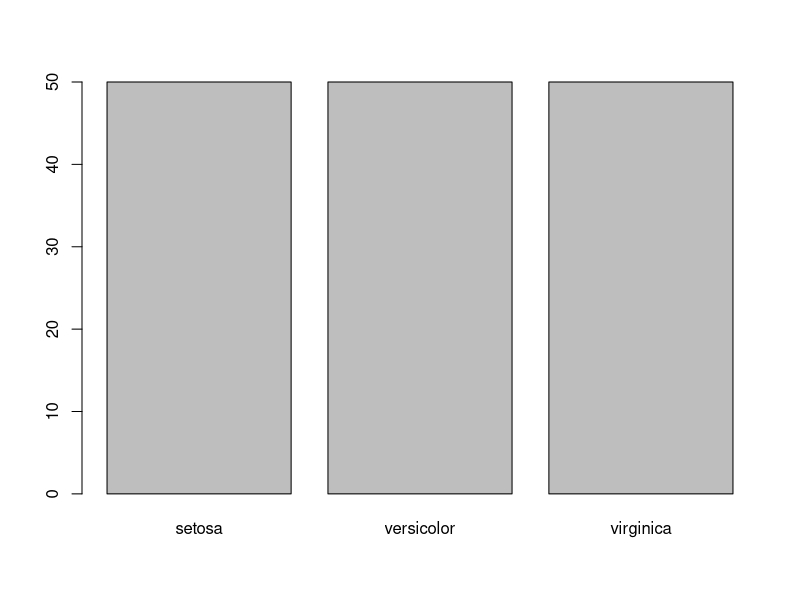
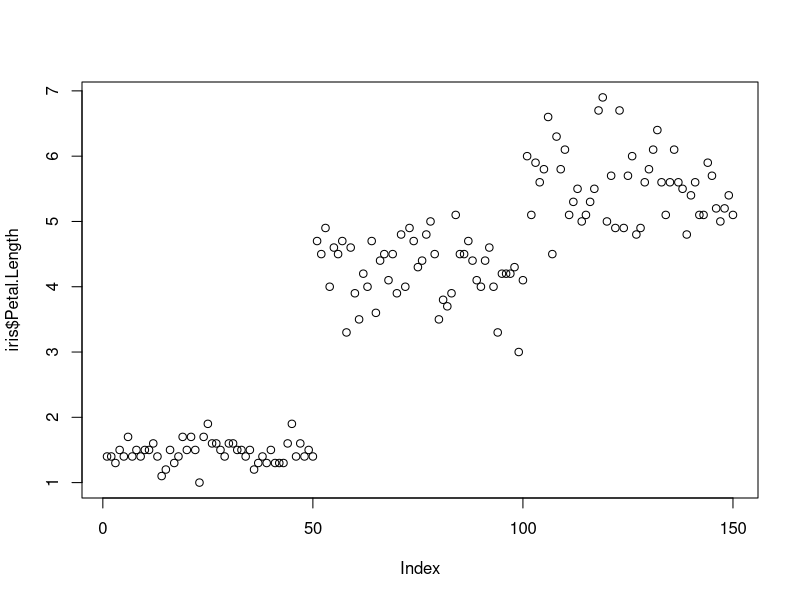
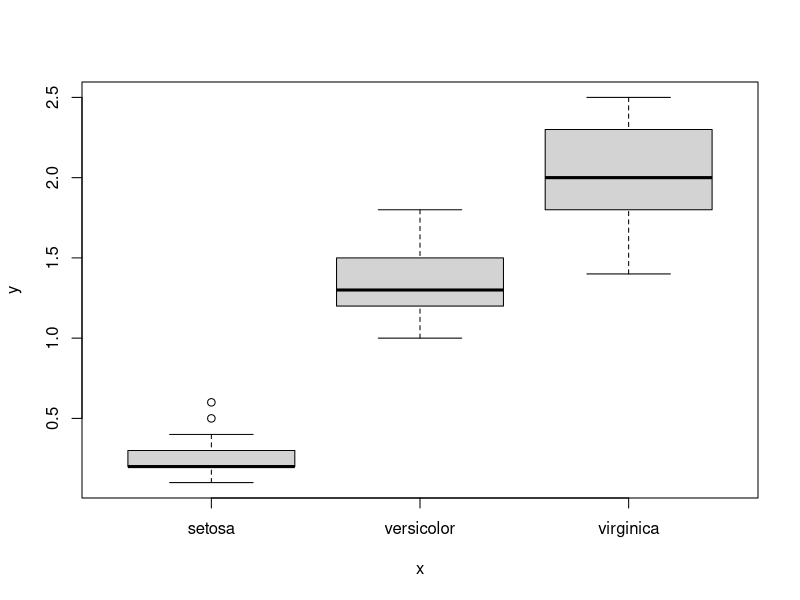
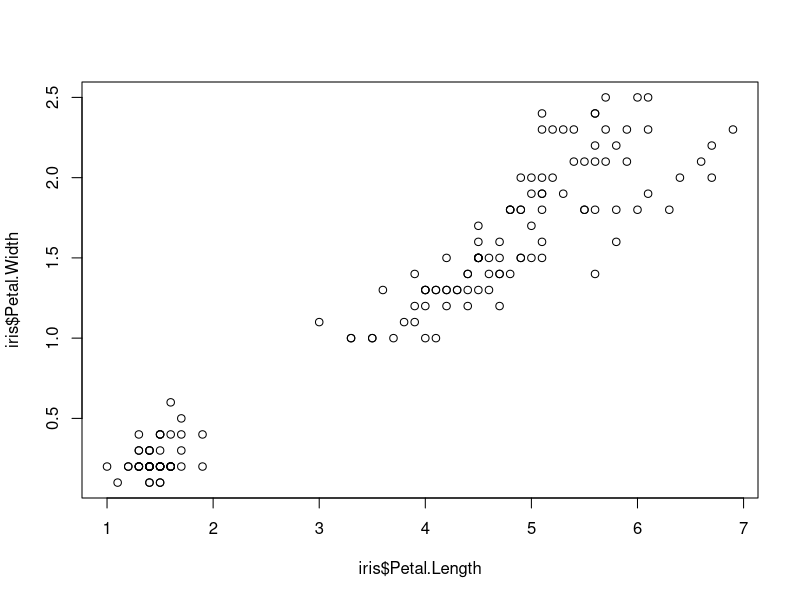
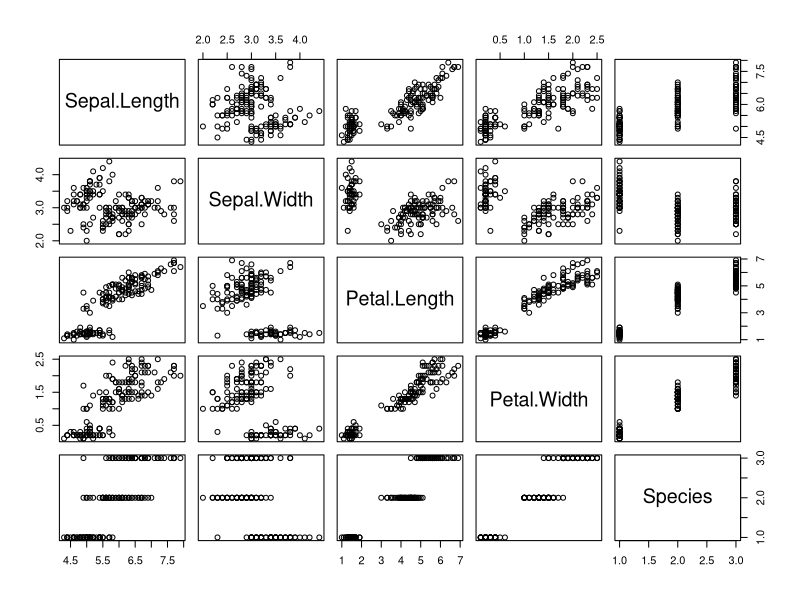
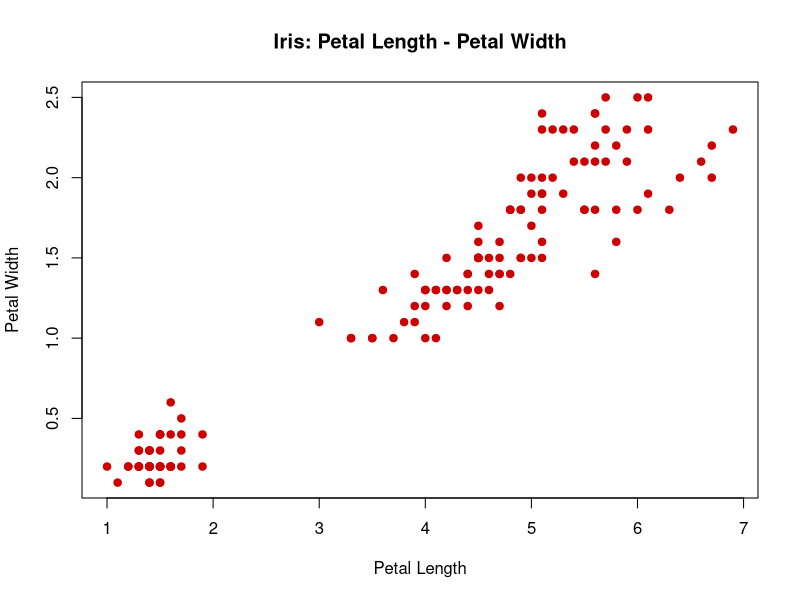
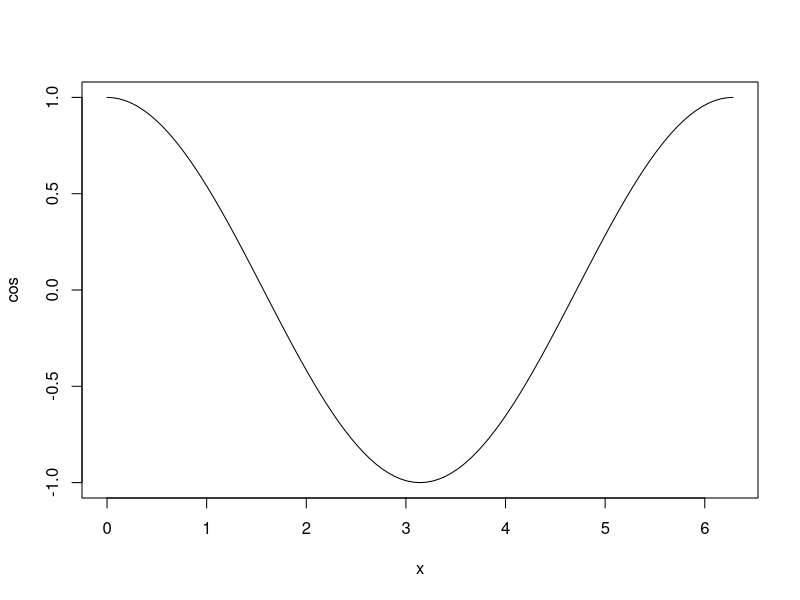
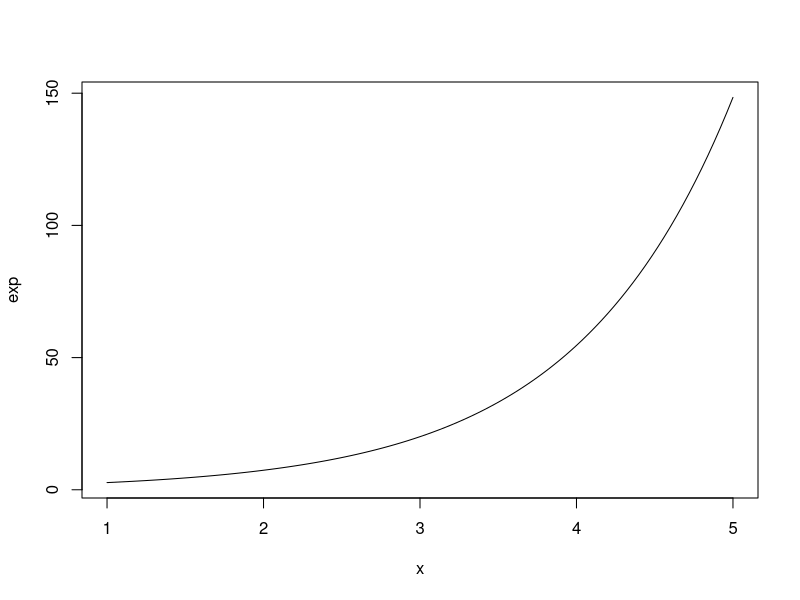

Recreate these plots in R, in order.
##################
# BASIC GRAPHICS #
##################
library(datasets)

### PLOT #################################################################################

# Basic plot
?iris
head(iris)

?plot #info

plot(iris$Species) # Categorical var. 3 iris Species
plot(iris$Petal.Length) # Quantitative var. Scatter plot. It is possible to identify some differences between the 3 groups
plot(iris$Species, iris$Petal.Width) # Box plot. We can identify a very strong separation between groups for this measurement
plot(iris$Petal.Length, iris$Petal.Width) # Scatter plot. Very strong possitive association
plot(iris) # Mattrix of scatter plots of the four quantitative variables ans Species

# Better Plot with options
plot(iris$Petal.Length, iris$Petal.Width,
     col = "#cc0000",
     pch = 19, #solid circles for points
     main = "Iris: Petal Length - Petal Width",
     xlab = "Petal Length",
     ylab = "Petal Width" )

# Plot formulas
plot(cos, 0, 2*pi)
plot(exp, 1, 5)
plot(dnorm, -3,+3)

plot(dnorm, -3,+3,
     col = "#cc0000",
     lwd = 5,
     main = "Standard Normal Distribution",
     xlab = "z-scores",
     ylab = "Density"
     )


### BAR CHART ################################################################################
?mtcars
head(mtcars)

barplot(mtcars$cyl) # wrong
# need a table with frequencies for each category
cylinders <- table(mtcars$cyl) # Create table
barplot(cylinders) # Bar chart
plot(cylinders) # Default X-Y plot - line chart

### HISTOGRAM ################################################################################
# data that is quantitative, scaled, measured, interval or ratio level
# Shape of the distribution
# Gaps ( Big empty spaces in the distribution)
# Outliers ( Unusual scores)
# Symmetry ( if you have the same number of high and lowest scores or you have to do some sort of adjustement in the distribution)
hist(iris$Petal.Length) # Strong Gap with a strong bar and a gap before a bell curve
hist(iris$Petal.Width)  # same pattern
hist(iris$Sepal.Length)
hist(iris$Sepal.Width)

# Histogram by groups 
# Easy compare different groups
# for 3 different species of iris. So we put the graphs into three rows one above another one column
par(mfrow = c(3,1))
hist(iris$Petal.Width [iris$Species == "setosa"], # the variable and the row selecction
     xlim = c(0,3), # limits for the axe
     breaks = 9, # how many bars in the histogram
     main = "Petal Width for Sectosa",
     xlab = "",
     col = "red"
     )

hist(iris$Petal.Width [iris$Species == "versicolor"], # the variable and the row selecction
     xlim = c(0,3), # limits for the axe
     breaks = 9, # how many bars in the histogram
     main = "Petal Width for Versicolor",
     xlab = "",
     col = "red"
)

hist(iris$Petal.Width [iris$Species == "virginica"], # the variable and the row selecction
     xlim = c(0,3), # limits for the axe
     breaks = 9, # how many bars in the histogram
     main = "Petal Width for Virginica",
     xlab = "",
     col = "red"
)

# Sectosa is very low. Virginica and versicolor overlap but still distinct distributions
# Restore graphic parameter
par(mfrow=c(1,1))

### SCATTERPLOTS ################################################################################
# Visualizing the association between two quantitative variables.
# Look for:
# - Association between 2 vars is linear.
# - Consistent spread accross the scores as you go.
# - Outliers. 
# - Correlation. Association between two variables.

# Check univariante distributions.
# looking for the association between weight and miles per gallon
hist(mtcars$wt)
hist(mtcars$mpg)
# Basic X-Y plot
plot(mtcars$wt, mtcars$mpg) # strong downhill pattern

plot(mtcars$wt, mtcars$mpg,
     pch = 19,
     cex = 1.50,
     col = "#cc0000",
     main= "MPG as a Function of Weight of Cars",
     xlab = "Weight (in 1000 pounds)",
     ylab = "MPG"
     )
### OVERLAYING PLOTS #############################################################
# Put one plot directly on top of superimposing it in another
# See simultaneously different perspectives
# Increase information density.

?lynx
head(lynx)
hist(lynx)
hist(lynx,
     braks = 14,
     freq = FALSE, # Axis shows density, not freq
     col = "thistle1",
     main = paste ("Histogram of Annual Canadian Lynx", "Trappings, 1821-1934"),
     xlab = "Number of  lynx Trapped",
     )

# Add a normal distribution
# See all data distributed normally. Check how far the data is from normal.
curve(dnorm(x, mean = mean(lynx), sd = sd(lynx)),
      col = "thistle4",
      lwd = 2,
      add = TRUE # Superimpose on previous graph
      )

# Add two kernel density estimators
# They are like a bell curve but they are not parametric. They say the follow distribution of data.
lines(density(lynx), col = "blue", lwd = 2) #standard kernel density stimator
lines(density(lynx, adjust = 3), col = "purple", lwd = 2) #adjust to say average across

# Rug plot
# vertical lines underneath the plot for each individual data point 
rug(lynx, lwd = 2, col = "gray")
# Individual observations marked

# Clean environment
rm(list = ls())
